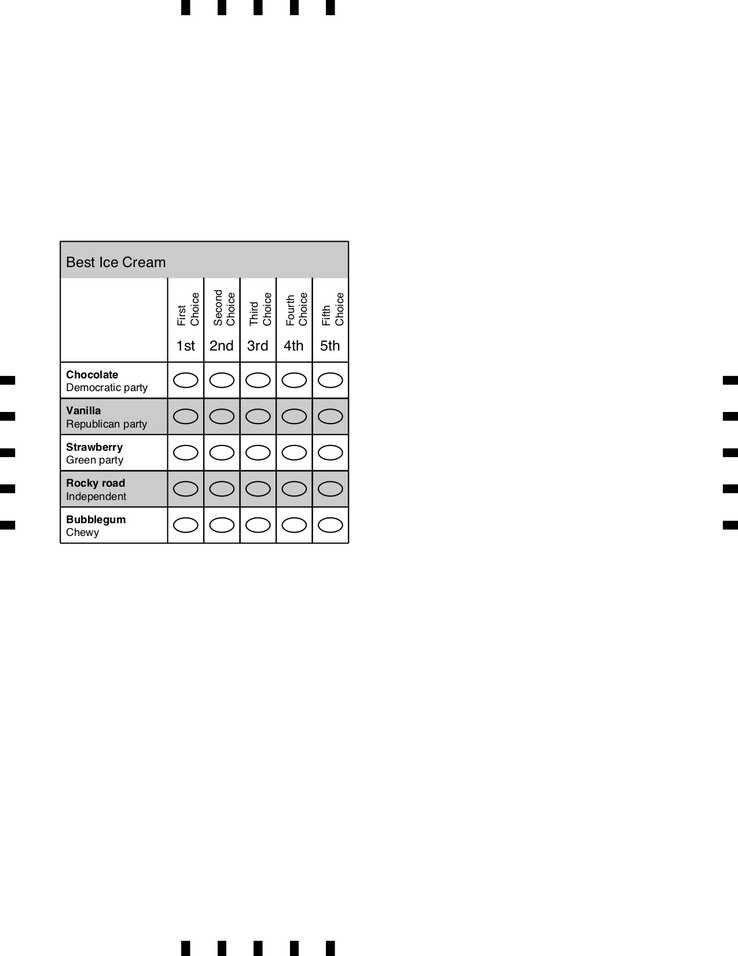
#> input picture images/empty.jpg, 738 x 956 px, shrunk from 1275 x 1650 before the run
$ python -i scanner.py   (imports and definitions only)   (Python 2 division)   (older library calls are emulated)
#> lines starting #> are read from the running program, lines starting #| are printed output that depends on the picture; after the words box and inside, x2 and y2 are one past the last pixel; in counts of white or black regions, pixels touching at a corner belong together
#> further down, picture is the input picture: shape (956, 738, 3); min 0, max 255, mean 248.1
from imutils.perspective import four_point_transform
from imutils import contours
import numpy as np
import imutils
import cv2

# Step one: ensure page is square.
# TODO: discover how to use squares in each corner to fix skew.
# For now assume there is no/little skew.

# Step two: find a contest.  Find the square that is the contest and
# draw a red line around it.
# This could be using contours?

# Step three:
# Find the rows

# Step four:
# Find the ovals in the rows

# Step five:
# Determine whether an oval is filled

# Step six:
# Output the modified image w/ hash name and add that data point to a dict

# Step seven:
# Output the dict to json.

# Step eight:
# Combine json w/ contest model to associate scores with candidates.

# Step nine:
# Run simple ranked choice voting algorithm to determine winners.


# Find horizontal guiding lines.
# Look for filled / unfilled ovals along those lines


class BallotScanner(object):

  def findTable(self, contours):
    pass


  def ScanBallot(self, image):
    box_w = 56
    box_h = 56
    oval_points = self.findOvalsByGrid(image)
    vote_dict = {}
    for (candidate, position) in sorted(oval_points):
      x, y = oval_points[candidate, position]
      exists, filled = self.detectOval(image, (x-box_w/2,y-box_h/2), box_w, box_h)
      if filled:
        vote_dict[position] = candidate
        print "candidate #%d got position #%d" %(candidate+1, position+1)

    votes = [ vote_dict[key] for key in sorted(vote_dict) ]
    return votes

  # [42 lines left out: function detectOval, not called in this run]

  def findOvalsByGrid(self, image):
    # load the image, convert it to grayscale, blur it
    # slightly, then find edges
    gray = cv2.cvtColor(image, cv2.COLOR_BGR2GRAY)
    blurred = cv2.GaussianBlur(gray, (5, 5), 0)
    edged = cv2.Canny(blurred, 75, 200)
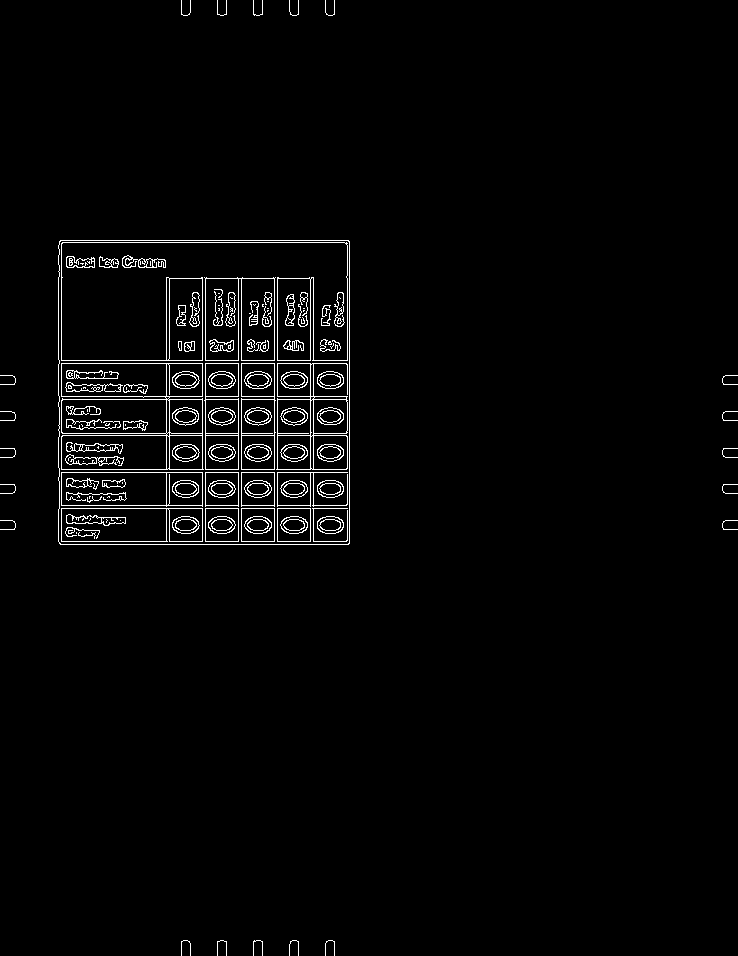
#> edged: shape (956, 738); 2.2% white in thin lines or dots
    contours = cv2.findContours(edged.copy(), cv2.RETR_EXTERNAL,
      cv2.CHAIN_APPROX_SIMPLE)
#> contours = 21 contours, 20 with area under 20; largest, box (x1, y1, x2, y2) and area: (58, 240, 350, 545) 88364
    self.displayImage(image)
    cnts = contours[1]
    guide_length = 12
    guide_thickness = 6
    guide_ratio = float(guide_length) / guide_thickness
    rects = [ cv2.boundingRect(x) for x in cnts ]

    max_x = 0
    max_y = 0
    for (x,y,width,height) in rects:
      if x+width > max_x:
        max_x = x+width
      if y+height > max_y:
        max_y = y+height

    top_x_points = []
    bottom_x_points = []
    left_y_points = []
    right_y_points = []
    for rect in rects:
      x, y, width, height = rect
      if width < height:
        if float(height) / width < 1.5:
          continue
        if y < guide_length:
          top_x_points.append(x + width/2)
        elif (y+height) > (max_y - guide_length):
          bottom_x_points.append(x + width/2)
      else:
        if float(width) / height < 1.5:
          continue
        if x < guide_length:
          left_y_points.append(y + height/2)
        elif (x+width) > (max_x - guide_length):
          right_y_points.append(y + height/2)
    right_y_points.sort()
    left_y_points.sort()
    top_x_points.sort()
    bottom_x_points.sort()

    final_y_points = []
    final_x_points = []
    for (right_y, left_y) in zip(right_y_points, left_y_points):
      if abs(right_y - left_y) < 5:
        final_y_points.append((right_y + left_y) / 2)
    for (top_x, bottom_x) in zip(top_x_points, bottom_x_points):
      if abs(top_x - bottom_x) < 5:
        final_x_points.append((top_x + bottom_x) / 2)

    oval_points = {}
    for x_index, x in enumerate(final_x_points):
      for y_index, y in enumerate(final_y_points):
        oval_points[y_index, x_index] = (x, y)
        #cv2.rectangle(image, (x-28,y-28), (x+28, y+28),  (255, 0, 0), 1)
    return oval_points

  # [41 lines left out: function findOvalsByScanning, not called in this run]

  def displayImage(self, image):
    cv2.imshow("edged",image)
    import sys
    try:
      while True:
        cv2.waitKey(1)
    except KeyboardInterrupt:
      pass

#
#    # find contours in the edge map, then initialize
#    # the contour that corresponds to the document
#    cnts = cv2.findContours(edged.copy(), cv2.RETR_EXTERNAL,
#      cv2.CHAIN_APPROX_SIMPLE)
#    # there's an extra contour at the front if it's not cv2
#    cnts = cnts[0] if imutils.is_cv2() else cnts[1]
#    document_contours = None
#
#    # ensure that at least one contour was found
#    if len(cnts) > 0:
#      # sort the contours according to their size in
#      # descending order
#      cnts = sorted(cnts, key=cv2.contourArea, reverse=True)
#
#      # loop over the sorted contours
#      for c in cnts:
#        # approximate the contour
#        peri = cv2.arcLength(c, True)
#        approx = cv2.approxPolyDP(c, 0.02 * peri, True)
#
#        # if our approximated contour has four points,
#        # then we can assume we have found the paper
#        if len(approx) == 4:
#          docCnt = approx
#          break
#
#    # apply a four point perspective transform to both the
#    # original image and grayscale image to obtain a top-down
#    # birds eye view of the paper
#    paper = four_point_transform(image, docCnt.reshape(4, 2))
#    warped = four_point_transform(gray, docCnt.reshape(4, 2))
#
#    # apply Otsu's thresholding method to binarize the warped
#    # piece of paper - this makes the paper black and white.
#    thresh = cv2.threshold(warped, 0, 255,
#      cv2.THRESH_BINARY_INV | cv2.THRESH_OTSU)[1]
#
#  ef FindAnswers(self):
#    # find contours in the thresholded image, then initialize
#    # the list of contours that correspond to questions
#    cnts = cv2.findContours(thresh.copy(), cv2.RETR_EXTERNAL,
#      cv2.CHAIN_APPROX_SIMPLE)
#    cnts = cnts[0] if imutils.is_cv2() else cnts[1]
#    questionCnts = []
#
#    # loop over the contours
#    for c in cnts:
#      # compute the bounding box of the contour, then use the
#      # bounding box to derive the aspect ratio
#      (x, y, w, h) = cv2.boundingRect(c)
#      ar = w / float(h)
#
#      # in order to label the contour as a question, region
#      # should be sufficiently wide, sufficiently tall, and
#      # have an aspect ratio approximately equal to 1
#      if w >= 20 and h >= 20 and ar >= 0.9 and ar <= 1.1:
#        questionCnts.append(c)
#
#    # sort the question contours top-to-bottom, then initialize
#    # the total number of correct answers
#    questionCnts = contours.sort_contours(questionCnts,
#      method="top-to-bottom")[0]
#    correct = 0
#
#    # each question has 5 possible answers, to loop over the
#    # question in batches of 5
#    for (q, i) in enumerate(np.arange(0, len(questionCnts), 5)):
#      # sort the contours for the current question from
#      # left to right, then initialize the index of the
#      # bubbled answer
#      cnts = contours.sort_contours(questionCnts[i:i + 5])[0]
#      bubbled = None
#
#      # loop over the sorted contours
#      for (j, c) in enumerate(cnts):
#        # construct a mask that reveals only the current
#        # "bubble" for the question
#        mask = np.zeros(thresh.shape, dtype="uint8")
#        cv2.drawContours(mask, [c], -1, 255, -1)
#
#        # apply the mask to the thresholded image, then
#        # count the number of non-zero pixels in the
#        # bubble area
#        mask = cv2.bitwise_and(thresh, thresh, mask=mask)
#        total = cv2.countNonZero(mask)
#
#        # if the current total has a larger number of total
#        # non-zero pixels, then we are examining the currently
#        # bubbled-in answer
#        if bubbled is None or total > bubbled[0]:
#          bubbled = (total, j)
#
#      # initialize the contour color and the index of the
#      # *correct* answer
#      color = (0, 0, 255)
#      k = ANSWER_KEY[q]
#
#      # check to see if the bubbled answer is correct
#      if k == bubbled[1]:
#        color = (0, 255, 0)
#        correct += 1
#
#      # draw the outline of the correct answer on the test
#      cv2.drawContours(paper, [cnts[k]], -1, color, 3)
#

>>> import cv2
>>> picture = cv2.imread('../../images/empty.jpg')
>>> result = BallotScanner().ScanBallot(picture)
